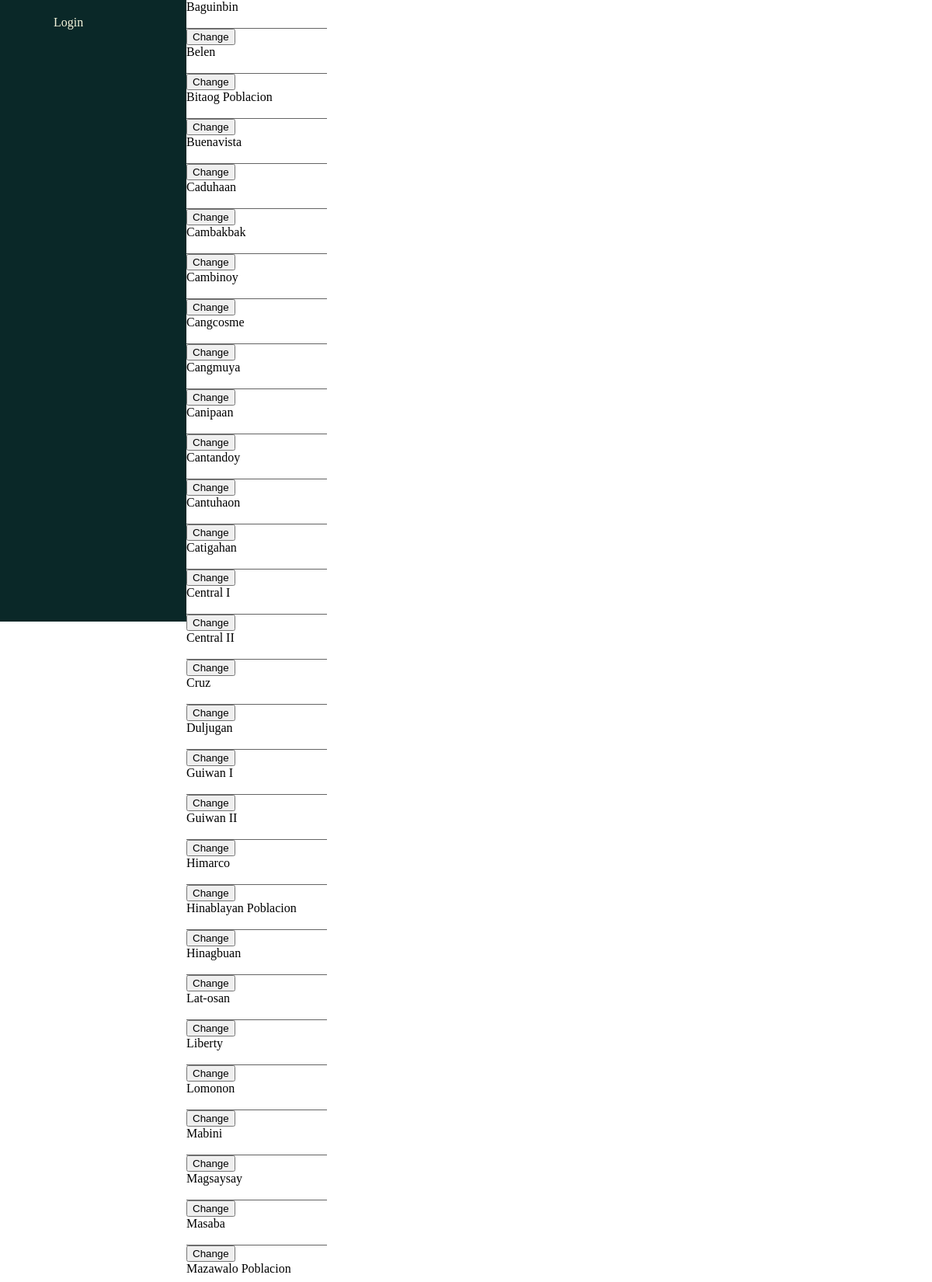
Screenshot of /change-brgy-name/ (upper part) with the database file from the repository.
### management/models.py (models this page shows, shortened)
class Barangay(models.Model):
    brgy_name = models.CharField(max_length=255)
    brgy_voter_population = models.IntegerField(blank=True, null=True)
    lat = models.FloatField(blank=True, null=True)
    long = models.FloatField(blank=True, null=True)
    class Meta:
        ordering = ['brgy_name']

### management/views.py (the view)
# urls.py: path('change-brgy-name/', views.change_brgy_name, name='change-brgy-name'),
def change_brgy_name(request):
    barangays = Barangay.objects.all()
    change_brgy_name_form = ChangeBarangayNameForm()
    if request.method == 'POST':
        form = ChangeBarangayNameForm(request.POST)
        if form.is_valid():
            brgy = form.save(commit=False)
            brgy.save()
    return render(request, 'change_brgy_name.html', {
        'barangays': barangays,
        'change_brgy_name_form': change_brgy_name_form,
    })

### management/forms.py
class ChangeBarangayNameForm(ModelForm):
    class Meta:
        model = Barangay
        fields = ['brgy_name', 'brgy_voter_population']
        widgets = {
            'brgy_name': TextInput(attrs={
                'class': "brgy-profile-edit-field",
            }),
            'brgy_voter_population': NumberInput(attrs={
                'class': "brgy-profile-edit-field",
            }),
        }

### management/templates/change_brgy_name.html (shortened to what this page needs)
{% extends 'base.html' %}
{% load static %}
{% block content %}
    <div>
        {% for brgy in barangays %}
            <div>
                {{ brgy.brgy_name }}
            </div>
            <form method="post">
                <div>
                    {{ change_brgy_name_form.brgy_name }}
                </div>
                <div>
                    <button name="change-brgy-name-btn" type="submit">Change</button>
                </div>
            </form>
        {% endfor %}
    </div>
{% endblock %}

### management/static/styles.css (style rules this page uses)
html { scroll-behavior:smooth; }
body { margin: 0px; }

### management/static/brgy-profile.css (style rules this page uses)
.brgy-profile-edit-field { border: none; background: none; border-bottom: 1px solid rgb(100, 100, 100); margin: 0; }

### rows the page displays
Barangay: brgy_name "Baguinbin"
Barangay: brgy_name "Belen"
Barangay: brgy_name "Bitaog Poblacion"
Barangay: brgy_name "Buenavista"
Barangay: brgy_name "Caduhaan"
Barangay: brgy_name "Cambakbak"
Barangay: brgy_name "Cambinoy"
Barangay: brgy_name "Cangcosme"
Barangay: brgy_name "Cangmuya"
Barangay: brgy_name "Canipaan"
Barangay: brgy_name "Cantandoy"
Barangay: brgy_name "Cantuhaon"
Barangay: brgy_name "Catigahan"
Barangay: brgy_name "Central I"
Barangay: brgy_name "Central II"
Barangay: brgy_name "Cruz"
Barangay: brgy_name "Duljugan"
Barangay: brgy_name "Guiwan I"
Barangay: brgy_name "Guiwan II"
Barangay: brgy_name "Himarco"
Barangay: brgy_name "Hinablayan Poblacion"
Barangay: brgy_name "Hinagbuan"
Barangay: brgy_name "Lat‑osan"
Barangay: brgy_name "Liberty"
Barangay: brgy_name "Lomonon"
Barangay: brgy_name "Mabini"
Barangay: brgy_name "Magsaysay"
Barangay: brgy_name "Masaba"
Barangay: brgy_name "Mazawalo Poblacion"
